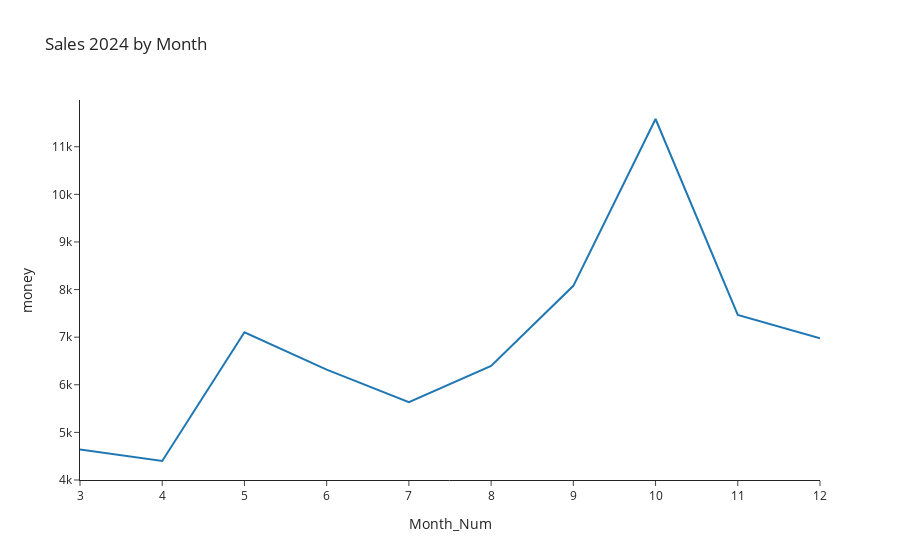

The notebook cell this image was saved under:
### Code cell
fig5 = px.line(sales_2024 , x = 'Month_Num' ,  y='money',  title='Sales 2024 by Month',  template='simple_white')
fig5

### Figure 1 — Plotly figure (JSON) as saved in the notebook; plotly's stock layout.template omitted (floating-point values rounded to 4 significant figures)
{"data": [{"hovertemplate": "Month_Num=%{x}<br>money=%{y}<extra></extra>", "legendgroup": "", "line": {"color": "#1F77B4", "dash": "solid"}, "marker": {"symbol": "circle"}, "mode": "lines", "name": "", "orientation": "v", "showlegend": false, "type": "scatter", "x": [3, 4, 5, 6, 7, 8, 9, 10, 11, 12], "xaxis": "x", "y": [4642.0, 4399.0, 7103.0, 6319.0, 5635.0, 6396.0, 8079.0, 11580.0, 7468.0, 6979.0], "yaxis": "y"}], "layout": {"legend": {"tracegroupgap": 0}, "title": {"text": "Sales 2024 by Month"}, "xaxis": {"anchor": "y", "domain": [0, 1], "title": {"text": "Month_Num"}}, "yaxis": {"anchor": "x", "domain": [0, 1], "title": {"text": "money"}}}}
